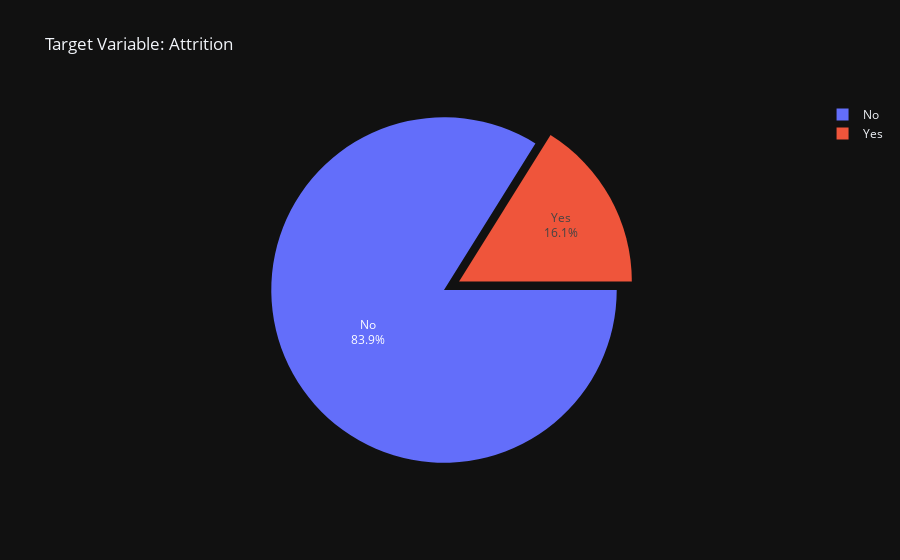

The cell this chart's notebook holds for it:
### Code cell
fig = px.pie(df, names = 'Attrition', title = 'Target Variable: Attrition', template = 'plotly_dark')
fig.update_traces(rotation=90, pull = [0.1], textinfo = "percent+label")
fig.show()

### Figure 1 — Plotly figure (JSON) as saved in the notebook; plotly's stock layout.template omitted (floating-point values rounded to 4 significant figures; data arrays with more than 128 entries replaced by an {"elided": "..."} marker saying what was removed)
{"data": [{"domain": {"x": [0, 1], "y": [0, 1]}, "hovertemplate": "Attrition=%{label}<extra></extra>", "labels": {"elided": "1470 str values"}, "legendgroup": "", "name": "", "pull": [0.1], "rotation": 90, "showlegend": true, "textinfo": "percent+label", "type": "pie"}], "layout": {"legend": {"tracegroupgap": 0}, "title": {"text": "Target Variable: Attrition"}}}
